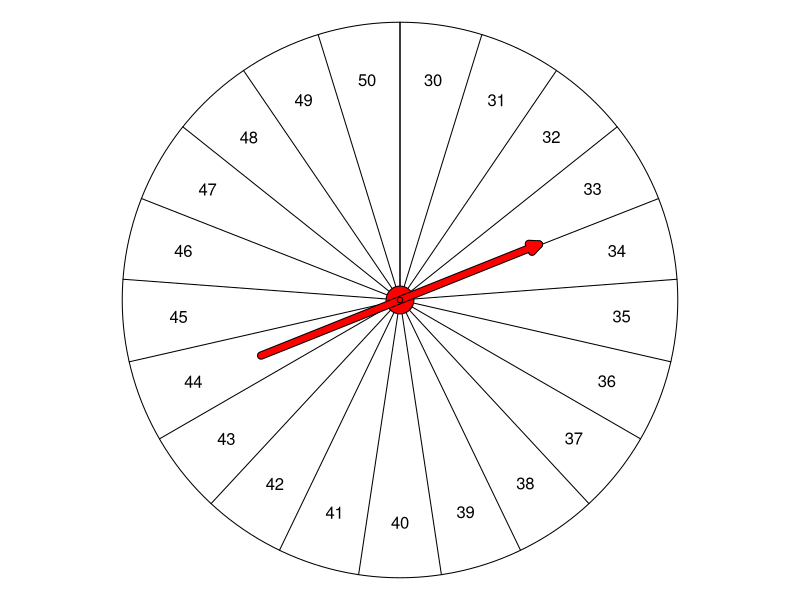

Reproduce this figure in R.
## ---- chunk 1
knitr::opts_chunk$set(echo = FALSE)
options(scipen=100)

# sample size
# total
# mean
# median
# a count <, <=, >, >=
# a proportion <, <=, >, >=

nopts = 8:12

while(T){
  n = sample(8:12,1)
  a = sample(3:5,1)*10
  w = sample(2:4,1)*10
  b = a+w
  x = sample(a:b,n,T)
  
  xlo = min(x)
  xhi = max(x)
  
  tot = sum(x)
  xbar = round(mean(x),1)
  med = median(x)
  b1 = sample(xlo:xhi,1)
  cs = c(sum(x<b1),sum(x<=b1),sum(x>b1),sum(x>=b1))
  b2 = sample(xlo:xhi,1)
  cs2 = c(sum(x<b2),sum(x<=b2),sum(x>b2),sum(x>=b2))
  ps = c(mean(x<b2),mean(x<=b2),mean(x>b2),mean(x>=b2))
  
  types = sample(1:4,2)
  syms = c("<","\\le",">","\\ge")
  wrds = c("less than","at most","greater than","at least")
  cty = types[1]
  pty = types[2]
  cnt = cs[cty]
  cnt2 = cs[pty]
  prp = round(ps[pty],2)
  csym = syms[cty]
  psym = syms[pty]
  cwrd = wrds[cty]
  pwrd = wrds[pty]
  if(cnt>1 && cnt<(n-1) && prp>0.08 && prp<0.92 && cnt!=cnt2){break}
}

nal = paste0("* ",nopts,collapse="\n")
nsol = paste0(1*(nopts==n),collapse="")

lowesttotopt = tot-sample(0:3,1)
topts = lowesttotopt+0:3
tal = paste0("* ",topts,collapse="\n")
tsol = paste0(1*(topts==tot),collapse="")

loxbaropt = xbar-sample(0:3,1)*0.2
xbaropts = round(loxbaropt+0:3*0.2,1)
xbaral = paste0("* ",xbaropts,collapse="\n")
xbarsol = paste0(1*(xbaropts==xbar),collapse="")

lomedopt = med-sample(0:3,1)*0.5
medopts = round(lomedopt+0:3*0.5,1)
medal = paste0("* ",medopts,collapse="\n")
medsol = paste0(1*(medopts==med),collapse="")

locopt = max(min(cnt-sample(0:3,1)*1,n-3),1)
copts = round(locopt+0:3*1,0)
cal = paste0("* ",copts,collapse="\n")
csol = paste0(1*(copts==cnt),collapse="")

lopopt = prp-sample(0:3,1)*0.02
popts = round(lopopt+0:3*0.02,2)
pal = paste0("* ",popts,collapse="\n")
psol = paste0(1*(popts==prp),collapse="")

## ---- chunk 2
par(mar=c(0,0,0,0),pty="s")
plot(0,0,type="n",xlim=c(-1,1),ylim=c(-1,1),axes=F,ann=F)
W = w+1
vals = a:b
t = seq(0,2*pi,pi/100)
t2 = seq(0,2*pi,length.out=(W+1))
t3 = (t2[1:W]+t2[2:(W+1)])/2
polygon(sin(t),cos(t))
for(tt in t2){
  lines(c(0,sin(tt)),c(0,cos(tt)))
}
for(i in 1:W){
  text(sin(t3[i])*0.8,cos(t3[i])*0.8,vals[i])
}
polygon(sin(t)*0.05,cos(t)*0.05,border="black",col="red")
arrows(-0.5,-0.2,0.5,0.2,lwd=8,length=0.1,angle=25,col="black")
arrows(-0.5,-0.2,0.5,0.2,lwd=6,length=0.1,angle=25,col="red")
polygon(sin(t)*0.01,cos(t)*0.01,border="black",col="red")
## ---- chunk 3
opts <- options(knitr.kable.NA = "")
mydf = data.frame(x)
colnames(mydf) = c("x")
knitr::kable(mydf,format="html", align = "c",row.names=F,table.attr='class="bordered-table"')
